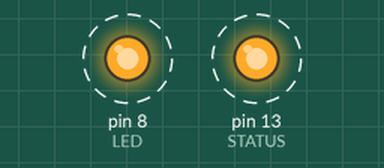
Bench run of a sketch on a simulated Arduino Uno, built with avr-gcc and run on an emulated ATmega328P. Shown: output pins drawn as LEDs (lit = HIGH). Dashed ring = blinking.

Above: at 90.3 s.
Timing chart, 0 to 90.6 s (numbered marks = the images above):
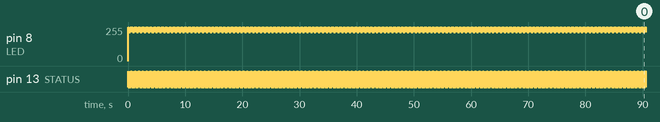

Measured:
- by itself, pin 8 (LED): alternates 255/255 for 0.06 s and 215/255 for 0.04 s
- by itself, pin 13 (STATUS): alternates HIGH for 0.03 s and LOW for 0.07 s

The sketch:

heli.ino
```cpp
#define LED 8

#define STATUS 13


byte sendPacket(byte cmds[]){
  static byte markL, countP, countR, one, zero;
  static bool data;
  static const byte maskB[] = {1,2,4,8,16,32,64,128};

  digitalWrite(STATUS,HIGH);

  markL = 77;
  countP = 4;
  countR = 8;

  one = 0;
  zero = 0;

  data = true;

  while(markL--){
    digitalWrite(LED,LOW);
    delayMicroseconds(10);
    digitalWrite(LED,HIGH);
    delayMicroseconds(10);
  }

  delayMicroseconds(1998);

  markL = 12;

  while(data){

    while(markL--){
      digitalWrite(LED,LOW);
      delayMicroseconds(10);
      digitalWrite(LED,HIGH);
      delayMicroseconds(10);
    }
    markL = 12;

    if(cmds[4-countP] & maskB[--countR]){
      one++;
      delayMicroseconds(688);
    }else{
      zero++;
      delayMicroseconds(288);
    }

    if(!countR){
      countR = 8;
      countP--;
    }

    if(!countP){
      data = false;
    }
  }

  while(markL--){
    digitalWrite(LED,LOW);
    delayMicroseconds(10);
    digitalWrite(LED,HIGH);
    delayMicroseconds(10);
  }

  digitalWrite(STATUS,LOW);

  return((.1-.014296-one*.000688-zero*.000288)*1000); // in ms.
}


byte cmds[] = {63, 63, 0, 63};
//yaw, pitch, throttle, trim

void setup(){
    Serial.begin(9600);
    pinMode(STATUS, OUTPUT);
    digitalWrite(STATUS, LOW);
    pinMode(LED, OUTPUT);
    digitalWrite(LED, HIGH);
}


void serialEvent(){
   if(Serial.available() != 4){
        return;
    }
    for(int i=0; i < 4; ++i){
        cmds[i] = Serial.read();
    }
}

void loop(){
    delay(sendPacket(cmds));
}
```
